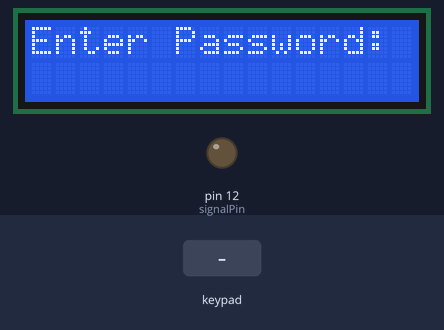
A sketch run on a simulated Arduino Mega 2560, built with avr-gcc and run on an emulated ATmega2560. Parts: 16×2 character LCD, output pins drawn as LEDs (lit = HIGH). The test bench sets the inputs (shaded band).

Above: at 1.2 s.
1.3 s: keypad keys 1 2 3 4 # pressed 0.4 s apart
At 3.7 s:
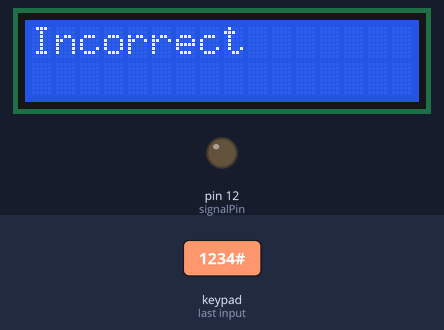
5.4 s: key '*' pressed
At 6.6 s:
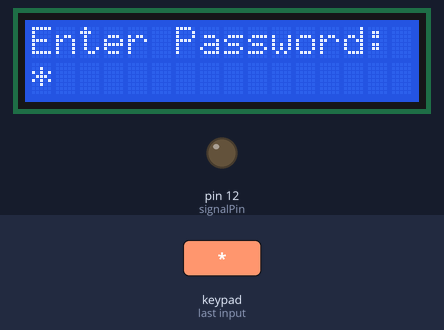
6.9 s: key '#' pressed
At 7.7 s:
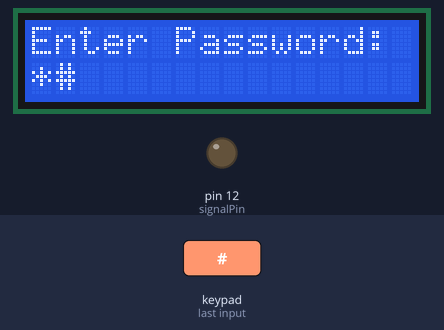
8.4 s: keypad keys 2 3 4 5 # pressed 0.4 s apart
At 11.6 s:
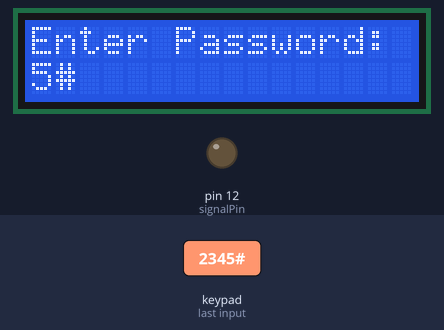
11.9 s: key '*' pressed
At 12.3 s:
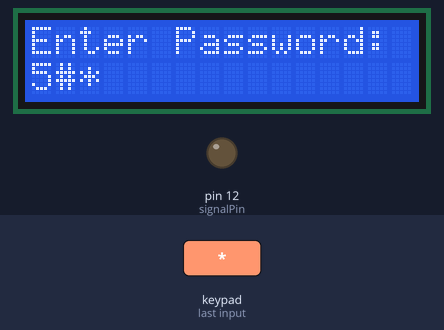
13.4 s: key '#' pressed
At 13.9 s:
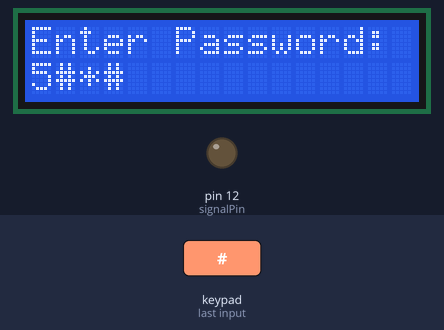
Timing chart, 0 to 15.9 s (numbered marks = the images above; inputs shaded):
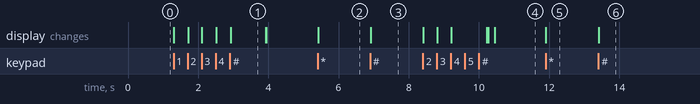

Measured:
- after the input at 1.3 s, the display: first changes at once (image 1 shows a later state)
- after the input at 5.4 s, the display: changes at once (image 2)
- after the input at 6.9 s, the display: changes at once (image 3)
- after the input at 8.4 s, the display: first changes at once (image 4 shows a later state)
- after the input at 11.9 s, the display: changes at once (image 5)
- after the input at 13.4 s, the display: changes at once (image 6)
- what the display in image 1 shows lasts 1.0 s, from 2.9 s to 3.9 s

The sketch:

password.ino
```cpp
#include <Wire.h>
#include <Keypad.h>
#include <LCD.h>
#include <LiquidCrystal_I2C.h>
LiquidCrystal_I2C  lcd(0x20 ,2,1,0,4,5,6,7);

#define Password_Length 6

int signalPin = 12;

char Data[Password_Length];
char Master[Password_Length] = "1234";
byte data_count = 0, master_count = 0;
bool Pass_is_good;
char customKey;

const byte ROWS = 4; //four rows
const byte COLS = 3; //three columns
char keys[ROWS][COLS] = {
    {'1','2','3'},
    {'4','5','6'},
    {'7','8','9'},
    {'*','0','#'}
};

byte rowPins[ROWS] = {2, 3, 4, 5}; //connect to the row pinouts of the keypad
byte colPins[COLS] = {6, 7, 22}; //connect to the column pinouts of the keypad


Keypad customKeypad = Keypad(makeKeymap(keys), rowPins, colPins, ROWS, COLS);


void setup(){
    Serial.begin(9600);
    lcd.begin(16, 2);
  lcd.backlight();
  pinMode(signalPin, OUTPUT);
}

void loop(){

  lcd.setCursor(0,0);
  lcd.print("Enter Password:");

  customKey = customKeypad.getKey();
  if (customKey){
    Data[data_count] = customKey;
    lcd.setCursor(data_count,1);
    lcd.print(Data[data_count]);
    data_count++;
    }

  if(data_count == Password_Length-1){
    lcd.clear();

    if(!strcmp(Data, Master)){
      lcd.print("Correct");
      digitalWrite(signalPin, HIGH);
      delay(5000);
      digitalWrite(signalPin, LOW);
      }
    else{
      lcd.print("Incorrect");
      delay(1000);
      }

    lcd.clear();
    clearData();
  }
}

void clearData(){
  while(data_count !=0){
    Data[data_count--] = 0;
  }
  return;
}
```
